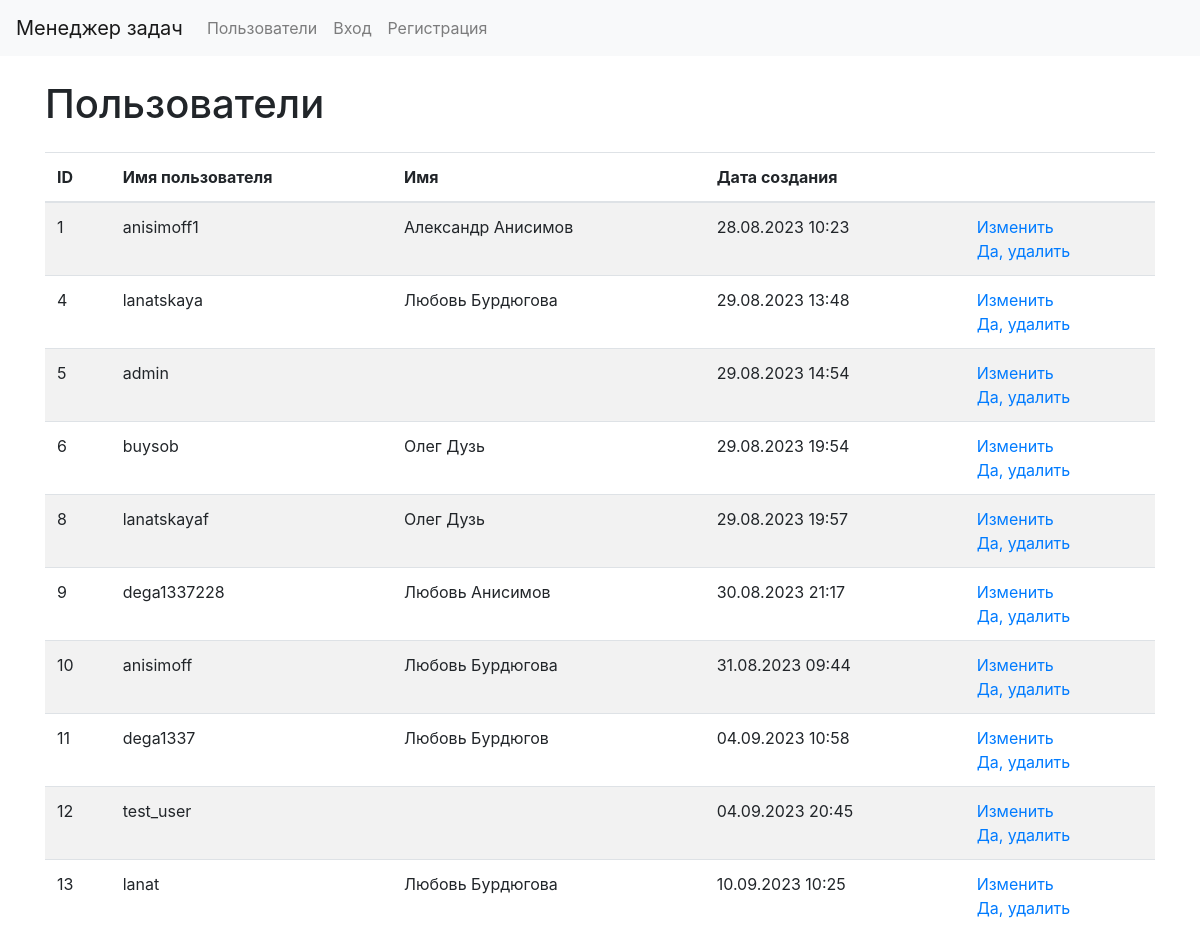
/users/, run on the app's committed database.
### users/models.py (models this page shows, shortened)
class CustomUsers(AbstractUser):
    first_name = models.CharField(max_length=255, default="")
    last_name = models.CharField(max_length=255, default="")

### users/views.py (the view)
# urls.py: path('', UserList.as_view(), name="users_list"),
class UserList(DataMixin, ListView):
    model = CustomUsers
    template_name = "users/users_list.html"
    context_object_name = "users"
    def get_context_data(self, *, object_list=None, **kwargs):
        context = super().get_context_data(**kwargs)
        c_def = self.get_user_context(title=_("Users"))
        return context | c_def
    def get_queryset(self):
        return CustomUsers.objects.all()

### task_manager/utils.py (called while the page is built)
    def get_user_context(self, **kwargs):
        context = kwargs
        user_menu = menu.copy()
        if self.request.user.is_authenticated:
            user_menu.pop(4)
            user_menu.pop(4)
        if not self.request.user.is_authenticated:
            user_menu.pop(1)
            user_menu.pop(1)
            user_menu.pop(1)
            user_menu.pop(3)
        context['menu'] = user_menu
        return context

### task_manager/templates/users/users_list.html (shortened to what this page needs)
{% extends 'layout.html' %}
{% load bootstrap4 %}
{% block content %}
{% load i18n %}
<div class="container wrapper flex-grow-1">
    <h1 class="my-4">{% trans "Users" %}</h1>
    <table class="table table-striped">
        <thead>
            <tr>
                <th>ID</th>
                <th>{% trans "Username" %}</th>
                <th>{% trans "Full name" %}</th>
                <th>{% trans "Creation date" %}</th>
                <th></th>
            </tr>
        </thead>
        <tbody>
            {% for user in users %}
            <tr>
                <td> {{ user.id }} </td>
                <td> {{ user.username }} </td>
                <td> {{ user.first_name}} {{ user.last_name }} </td>
                <td> {{ user.date_joined|date:"d.m.Y H:i" }} </td>
                <td>
                    <a href="{% url "users_update" user.id %}">{% trans "Update" %}</a>
                    <br>
                    <a href="{% url "users_delete" user.id %}">{% trans "Delete" %}</a>
                </td>
            </tr>
            {% endfor %}
        </tbody>
    </table>
</div>
{% endblock %}

### data on the page
CustomUsers: id "1", username "anisimoff1", first_name "Александр", last_name "Анисимов", date_joined "28.08.2023 10:23"
CustomUsers: id "4", username "lanatskaya", first_name "Любовь", last_name "Бурдюгова", date_joined "29.08.2023 13:48"
CustomUsers: id "5", username "admin", date_joined "29.08.2023 14:54"
CustomUsers: id "6", username "buysob", first_name "Олег", last_name "Дузь", date_joined "29.08.2023 19:54"
CustomUsers: id "8", username "lanatskayaf", first_name "Олег", last_name "Дузь", date_joined "29.08.2023 19:57"
CustomUsers: id "9", username "dega1337228", first_name "Любовь", last_name "Анисимов", date_joined "30.08.2023 21:17"
CustomUsers: id "10", username "anisimoff", first_name "Любовь", last_name "Бурдюгова", date_joined "31.08.2023 09:44"
CustomUsers: id "11", username "dega1337", first_name "Любовь", last_name "Бурдюгов", date_joined "04.09.2023 10:58"
CustomUsers: id "12", username "test_user", date_joined "04.09.2023 20:45"
CustomUsers: id "13", username "lanat", first_name "Любовь", last_name "Бурдюгова", date_joined "10.09.2023 10:25"

### other printed values
{{ menu_tag.title }} "Пользователи" "Вход" "Регистрация"
